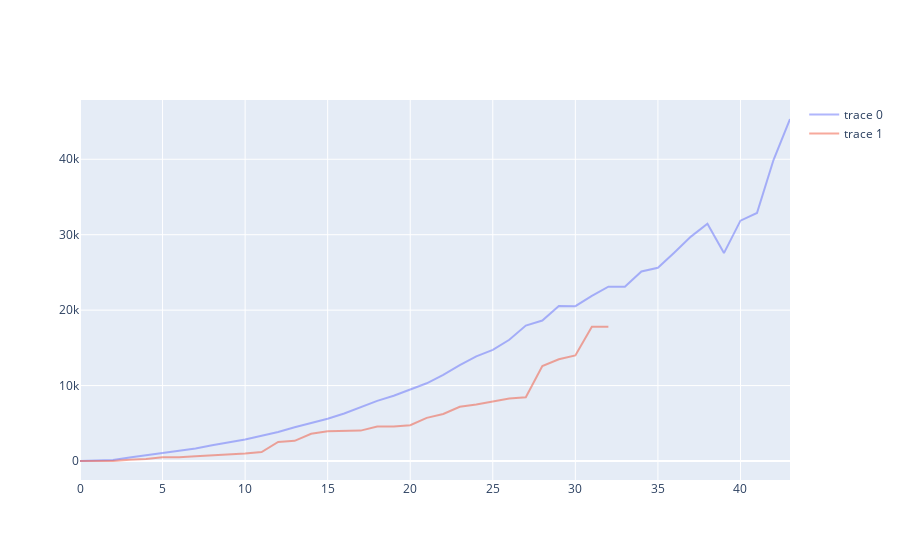

Notebook source saved alongside this figure:
### Code cell
fig = go.Figure([
    go.Scatter(x=d1.index/60, y=d1["damageStats_totalDamageDoneToChampions"], opacity=.5),
    go.Scatter(x=d2.index/60, y=d2["damageStats_totalDamageDoneToChampions"], opacity=.5)
])
fig.show()
